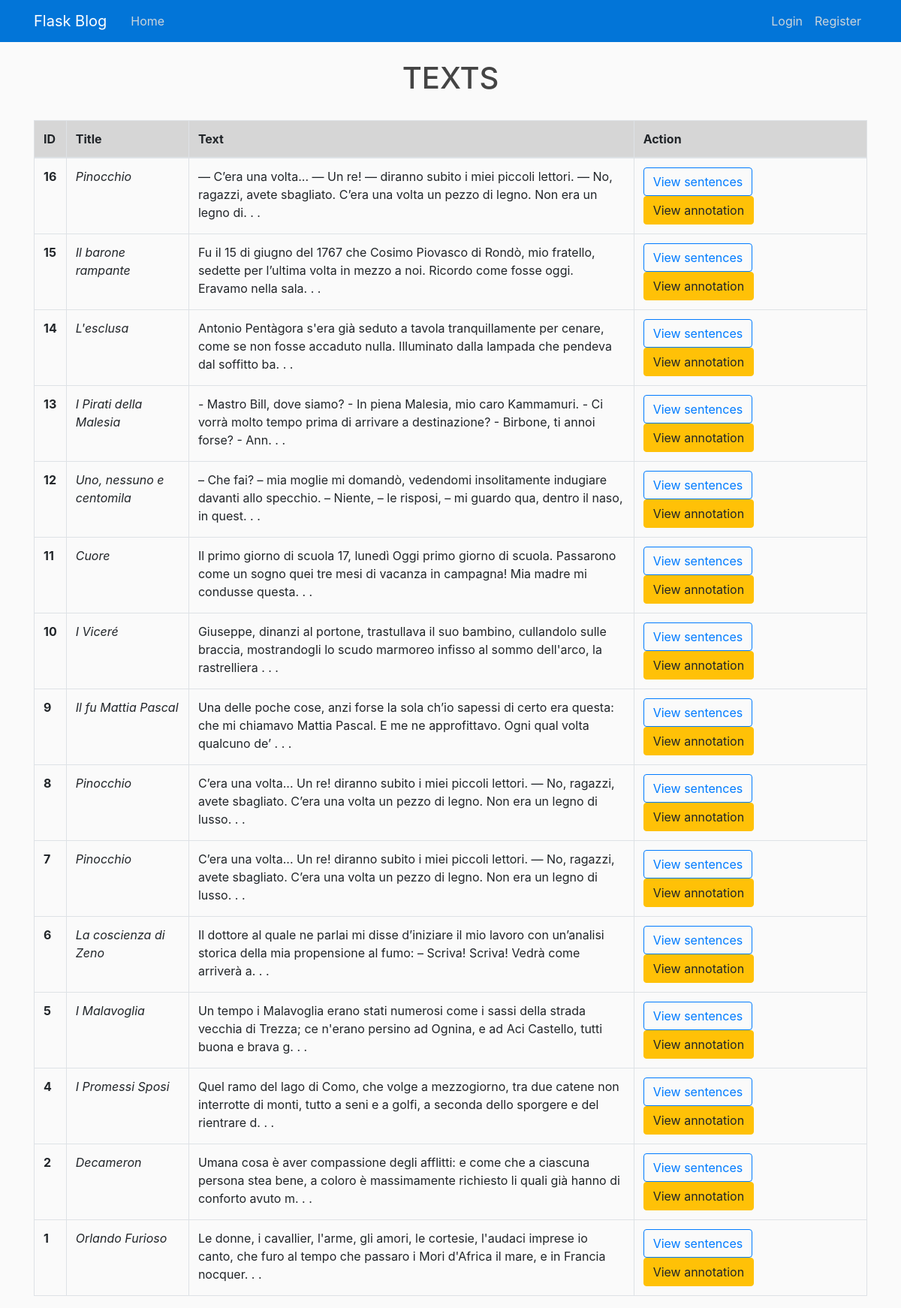
The app's page /view_text with its own data.
### flaskblog/models.py (models this page shows, shortened)
class Texts(db.Model):
    id = db.Column(db.Integer, primary_key=True)
    title = db.Column(db.String(200), nullable=False)
    text = db.Column(db.Text(10000), nullable=False)
    sentences = db.relationship('Sent', backref='owner', lazy=True)

### flaskblog/routes.py (the view)
@app.route("/view_text", methods=['GET', 'POST'])
def view_text():
    texts = Texts.query.order_by(Texts.id.desc())
    return render_template('view_text.html', title='Input text', texts=texts, legend='View text')

### flaskblog/templates/view_text.html (shortened to what this page needs)
{% extends "layout.html" %}
{% block content %}
<h1 class="text-center">TEXTS</h1>
<br>
<table class="table table-bordered">
    <thead>
      <tr class="table-active">
        <th scope="col">ID</th>
        <th scope="col" style="width: 15%;">Title</th>
        <th scope="col" style="width: 56%;">Text</th>
        <th scope="col">Action</th>
      </tr>
    </thead>
    <tbody>
        {% for i in texts %}
        <tr>
          <th>{{ i.id }}</th>
          <td class="font-italic">{{ i.title }}</td>
          <td>{{ i.text[0:160] }}. . .</td>
          <td style="width: 30%;"><a class="btn btn-outline-primary"  href="{{ url_for('sent', texts_id=i.id) }}">View sentences</a>
            <a class="btn btn-warning"  href="{{ url_for('annotation', texts_id=i.id) }}">View annotation</a>
          </td>
        </tr>
        {% endfor %}
    </tbody>
</table>
{% endblock content %}

### flaskblog/static/main.css (style rules this page uses)
body { background: #fafafa; color: #333333; margin-top: 5rem; }
h1, h2, h3, h4, h5, h6 { color: #444444; }

### records on screen
Texts: id "16", title "Pinocchio", text "— C’era una volta... — Un re! — diranno subito i miei piccoli lettori. — No, ragazzi, avete sbagliato. C’era una volta un pezzo di legno. Non era un legno di"
Texts: id "15", title "Il barone rampante", text "Fu il 15 di giugno del 1767 che Cosimo Piovasco di Rondò, mio fratello, sedette per l’ultima volta in mezzo a noi. Ricordo come fosse oggi. Eravamo nella sala"
Texts: id "14", title "L'esclusa", text "Antonio Pentàgora s'era già seduto a tavola tranquillamente per cenare, come se non fosse accaduto nulla. Illuminato dalla lampada che pendeva dal soffitto ba"
Texts: id "13", title "I Pirati della Malesia", text "- Mastro Bill, dove siamo? - In piena Malesia, mio caro Kammamuri. - Ci vorrà molto tempo prima di arrivare a destinazione? - Birbone, ti annoi forse? - Ann"
Texts: id "12", title "Uno, nessuno e centomila", text "– Che fai? – mia moglie mi domandò, vedendomi insolitamente indugiare davanti allo specchio. – Niente, – le risposi, – mi guardo qua, dentro il naso, in quest"
Texts: id "11", title "Cuore", text "Il primo giorno di scuola 17, lunedì Oggi primo giorno di scuola. Passarono come un sogno quei tre mesi di vacanza in campagna! Mia madre mi condusse questa"
Texts: id "10", title "I Viceré", text "Giuseppe, dinanzi al portone, trastullava il suo bambino, cullandolo sulle braccia, mostrandogli lo scudo marmoreo infisso al sommo dell'arco, la rastrelliera"
Texts: id "9", title "Il fu Mattia Pascal", text "Una delle poche cose, anzi forse la sola ch’io sapessi di certo era questa: che mi chiamavo Mattia Pascal. E me ne approfittavo. Ogni qual volta qualcuno de’"
Texts: id "8", title "Pinocchio", text "C’era una volta... Un re! diranno subito i miei piccoli lettori. — No, ragazzi, avete sbagliato. C’era una volta un pezzo di legno. Non era un legno di lusso"
Texts: id "7", title "Pinocchio", text "C’era una volta... Un re! diranno subito i miei piccoli lettori. — No, ragazzi, avete sbagliato. C’era una volta un pezzo di legno. Non era un legno di lusso"
Texts: id "6", title "La coscienza di Zeno", text "Il dottore al quale ne parlai mi disse d’iniziare il mio lavoro con un’analisi storica della mia propensione al fumo: – Scriva! Scriva! Vedrà come arriverà a"
Texts: id "5", title "I Malavoglia", text "Un tempo i Malavoglia erano stati numerosi come i sassi della strada vecchia di Trezza; ce n'erano persino ad Ognina, e ad Aci Castello, tutti buona e brava g"
Texts: id "4", title "I Promessi Sposi", text "Quel ramo del lago di Como, che volge a mezzogiorno, tra due catene non interrotte di monti, tutto a seni e a golfi, a seconda dello sporgere e del rientrare d"
Texts: id "2", title "Decameron", text "Umana cosa è aver compassione degli afflitti: e come che a ciascuna persona stea bene, a coloro è massimamente richiesto li quali già hanno di conforto avuto m"
Texts: id "1", title "Orlando Furioso", text "Le donne, i cavallier, l'arme, gli amori, le cortesie, l'audaci imprese io canto, che furo al tempo che passaro i Mori d'Africa il mare, e in Francia nocquer"
